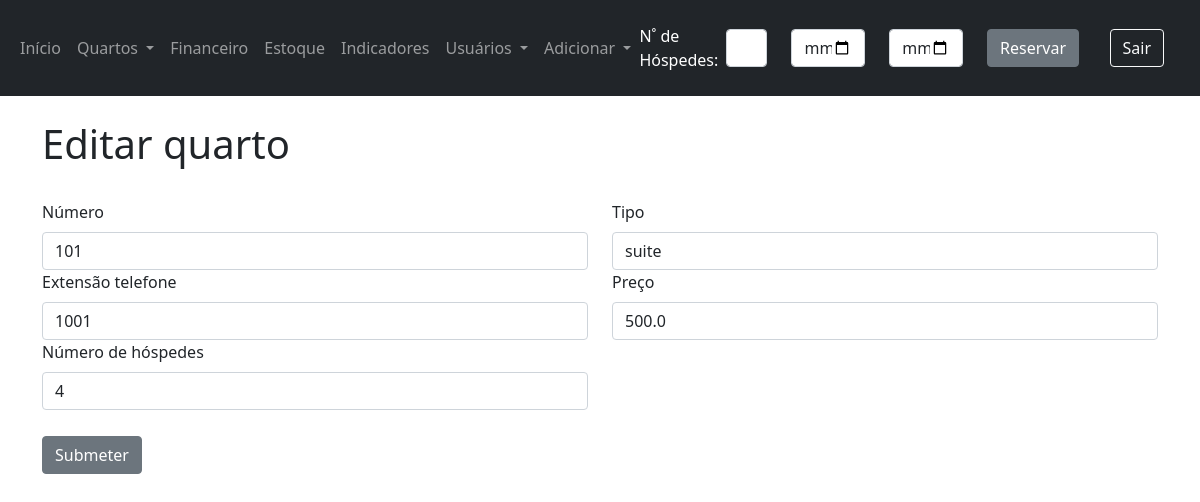
The app's page /editar-quarto/1 (signed in), older data.
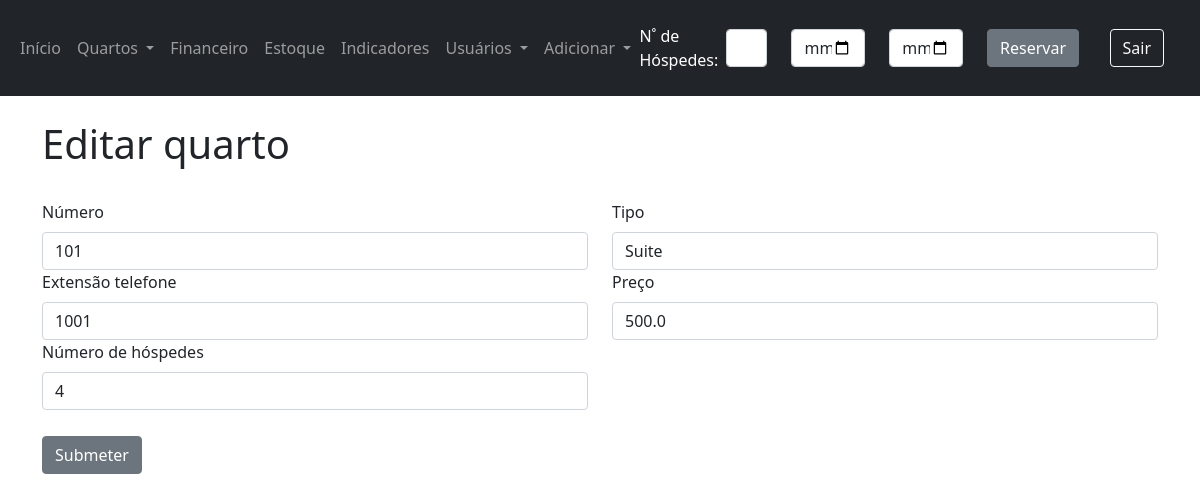
The same page, newer data.
### app/models.py (models this page shows)
class Rooms(db.Model):
    __tablename__ = 'Rooms'
    id = db.Column(db.Integer, primary_key=True)
    hotel_id = db.Column(db.Integer, db.ForeignKey('Hotels.id'))
    number = db.Column(db.Integer)
    name = db.Column(db.String(30))
    kind = db.Column(db.String(15))
    phone_extension = db.Column(db.String(15))
    price = db.Column(db.REAL)
    guest_limit = db.Column(db.Integer)
    status = db.Column(db.String(15))
    created_at = db.Column(db.DateTime, default=dt.now())

### app/views.py (the view)
@app.route('/editar-quarto/<int:id>', methods=['GET', 'POST'])
@login_required
def editar_quarto_endpoint(id):
    user_id = g.user.get_id()
    return editar_quarto(id, user_id)

### app/forms.py
class VerificarDisponibilidade(FlaskForm):
    total_guests = IntegerField('Quantidade de héspedes', validators=[DataRequired()])
    check_in = DateField('Data Entrada', validators=[DataRequired()])
    check_out = DateField('Data Saída', validators=[DataRequired()])
    submeter = SubmitField('Reservar')

class AdicionarQuarto(FlaskForm):
    hotel_id = SelectField('Hotel', validators=[DataRequired()])
    number = StringField('Número', validators=[DataRequired()])
    kind = StringField('Tipo', validators=[DataRequired()])
    phone_extension = StringField('Extensão telefone', validators=[DataRequired()])
    price = StringField('Preço', validators=[DataRequired()])
    guest_limit = StringField('Número de hóspedes', validators=[DataRequired()])
    submeter = SubmitField('Submeter')

### app/models.py (called while the page is built)
    def get_id(self):
        return self.id

    def get_profile(self):
        return self.profile

    def get_hotel_id(self):
        return self.hotel_id

### app/views.py (called while the page is built)
@login_manager.user_loader
def load_user(id):
    return User.query.get(int(id))

@app.before_request
def before_request():
    g.user = current_user

### app/templates/adicionar_quartos.html (shortened to what this page needs)
{% extends 'base.html' %}
{% block content %}
    <br>
    <h1>{{ titulo }}</h1>
    <br>
    <form method="POST">
        <div class="row">
            <div class="form-group col-6">
                {{ form.number.label(class="form-label") }}
                {{ form.number(class="form-control") }}
            </div>
            <div class="form-group col-6">
                {{ form.kind.label(class="form-label") }}
                {{ form.kind(class="form-control") }}
            </div>
            <div class="form-group col-6">
                {{ form.phone_extension.label(class="form-label") }}
                {{ form.phone_extension(class="form-control") }}
            </div>
            <div class="form-group col-6">
                {{ form.price.label(class="form-label") }}
                {{ form.price(class="form-control") }}
            </div>
            <div class="form-group col-6">
                {{ form.guest_limit.label(class="form-label") }}
                {{ form.guest_limit(class="form-control") }}
            </div>
            <br><br><br><br>
            <div class="row">
                <div class="form-group col-2">
                    {{ form.submeter(class="btn btn-secondary") }}
                </div>
            </div>
        </div>
    </form>
{% endblock %}

Row changes from the older to the newer data that the page shows:
changed Rooms: kind "suite" → "Suite"
